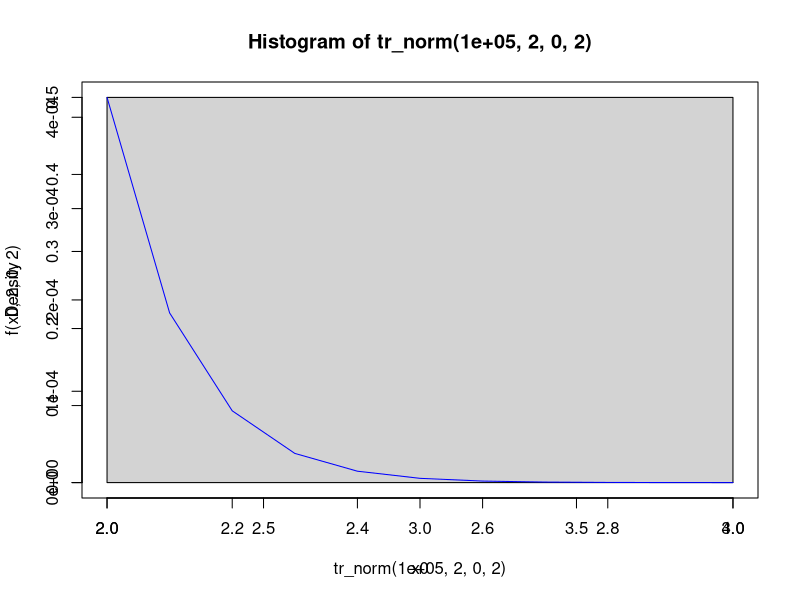
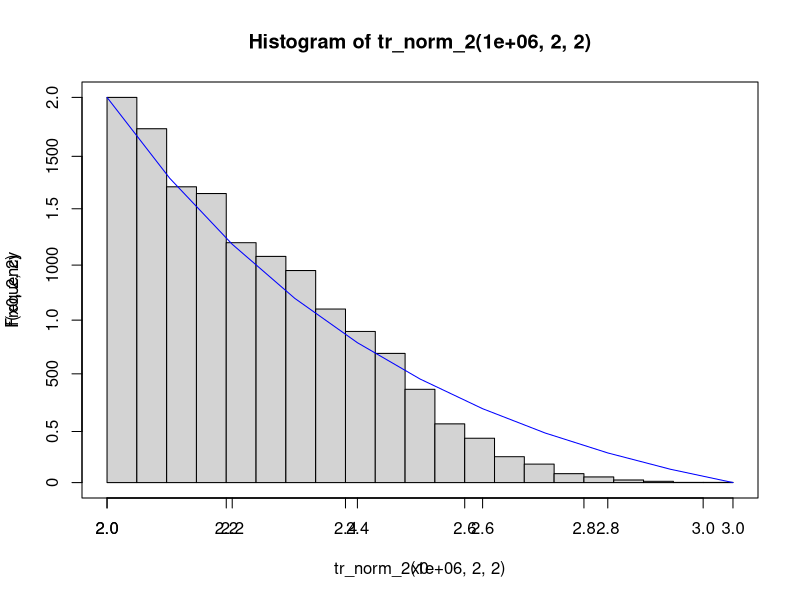

These charts were generated, in order, by the following R code:

##exo 8 

##1 
f = function(x, b, mean, sd){
  return((1/ (sd*sqrt(2*pi)) ) * (exp(-(x-mean)**2 / 2* sd**2)) * (x >=b) * (1/(pnorm((mean - b) / sd))))
}

g = function(x, mean, sd){
  return((1/ (sd*sqrt(2*pi)) ) * (exp(-(x-mean)**2/ (2* sd**2))))
}


tr_norm = function(n, b, mean, sd){
  u = runif(n, 0, 1)
  y = rnorm(n, mean, sd)
  M = 1 / pnorm( (mean - b) /sd )
  return(y[u < (f(y, b, mean, sd) / (M* g(y, mean, sd))) ])
}

x0 = seq(2, 3, 0.1)
hist(tr_norm(100000, 2, 0, 2), prob = TRUE)
par(new = TRUE)
plot(x0, f(x0, 2, 0, 2), type = 'l', col = 'blue')

?rnorm
##2 

g = function(x, lambda){
  return(lambda * exp(-lambda * x) *(x>= 0))
}

f = function(x, b, lambda){
  return(lambda * exp(-lambda * x) *(x>= 0) * (exp(lambda* b)) * (x >=b))
}

tr_norm_2 = function(n, b, lambda){
  u = runif(n, 0, 1)
  y = rexp(n, lambda)
  M = (exp(lambda* b))
  return(y[u < (f(y, b, lambda / (M* g(y, lambda)))) ])
}
  
hist(tr_norm_2(1000000, 2, 2))
par(new = TRUE)
plot(x0, f(x0, 2, 2), type = 'l', col = 'blue')




